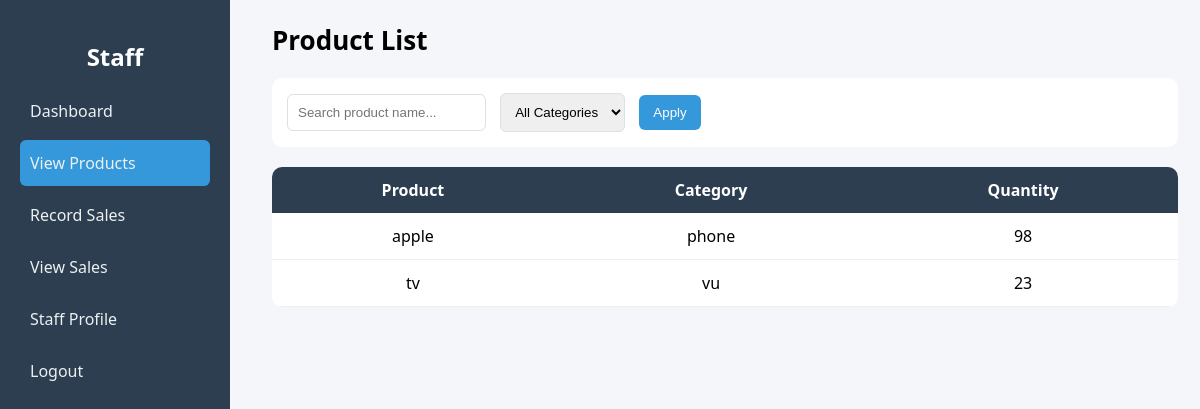
/products/, run on an earlier commit of the app's database.
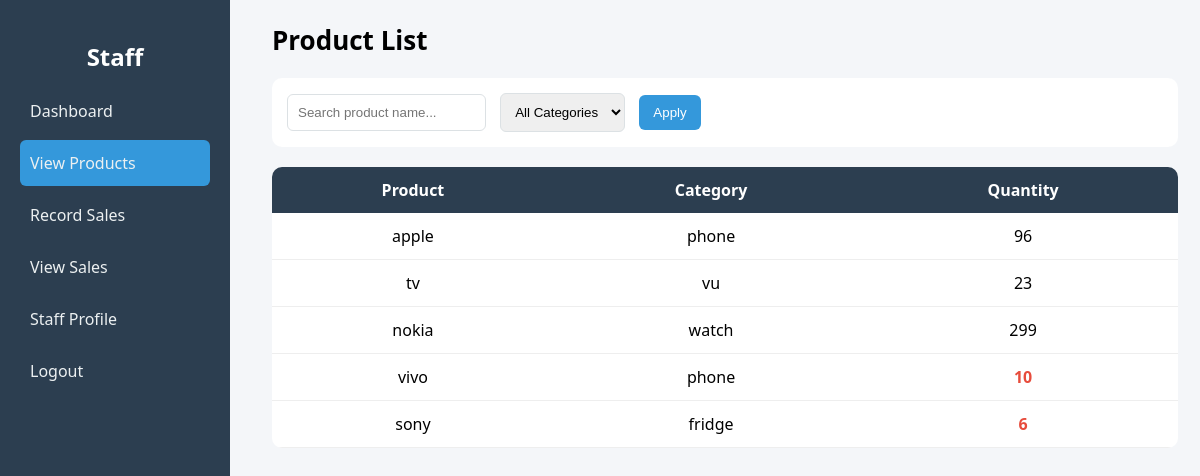
And on a later commit of the database.
### Inventory_management/models.py (models this page shows, shortened)
class Product(models.Model):
    name = models.CharField(max_length=100)
    category = models.CharField(max_length=100)
    price = models.DecimalField(max_digits=10, decimal_places=2)
    quantity = models.PositiveIntegerField()

### Inventory_management/views.py (the view)
# urls.py: path('products/',views.products,name = 'products'),
def products(request):
    search_query = request.GET.get("search", "")
    selected_category = request.GET.get("category", "")
    products = Product.objects.all()
    if search_query:
        products = products.filter(name__icontains=search_query)
    if selected_category:
        products = products.filter(category=selected_category)
    categories = Product.objects.values_list("category", flat=True).distinct()
    return render(request,'staff/products.html', {
        "products": products,
        "categories": categories,
        "search_query": search_query,
        "selected_category": selected_category,
    })

### Inventory_management/templates/staff/products.html (shortened to what this page needs)
{% load static %}
<!DOCTYPE html>
<html lang="en">
<head>
    <link rel="stylesheet" href="{% static 'css/staff/staff_dashboard.css' %}">
</head>
<body>
<div class="sidebar">
    <h2>Staff</h2>
    <a href="{% url 'staff_dashboard' %}" >Dashboard</a>
    <a href="{% url 'products' %}" class="active">View Products</a>
    <a href="{% url 'record_sales' %}">Record Sales</a>
    <a href="{% url 'view_sales' %}">View Sales</a>
    <a href="{% url 'staff_profile' %}">Staff Profile</a>
    <a href="{% url 'signin' %}">Logout</a>
</div>
<div class="main-content">
    <header>
        <h1>Product List</h1>
    </header>
    <div class="filters">
        <form method="GET">
            <input type="text" name="search" placeholder="Search product name..."
                   value="{{ search_query }}">
            <select name="category">
                <option value="">All Categories</option>
            </select>
            <button type="submit" class="btn-primary">Apply</button>
        </form>
    </div>
    <div class="table-wrap">
        <table class="product-table">
            <thead>
                <tr>
                    <th>Product</th>
                    <th>Category</th>
                    <th>Quantity</th>
                </tr>
            </thead>
            <tbody>
                {% for product in products %}
                <tr>
                    <td>{{ product.name }}</td>
                    <td>{{ product.category }}</td>
                    <td class="{% if product.quantity <= 20 %}low{% endif %}">
                        {{ product.quantity }}
                    </td>
                </tr>
                {% empty %}
                <tr>
                    <td colspan="4">No products available.</td>
                </tr>
                {% endfor %}
            </tbody>
        </table>
    </div>
</div>
</body>
</html>

What changed in the data, as far as the page shows it:
changed Product "apple": quantity "98" → "96"
added Product: name "nokia", category "watch", quantity "299"
added Product: name "vivo", category "phone", quantity "10"
added Product: name "sony", category "fridge", quantity "6"
